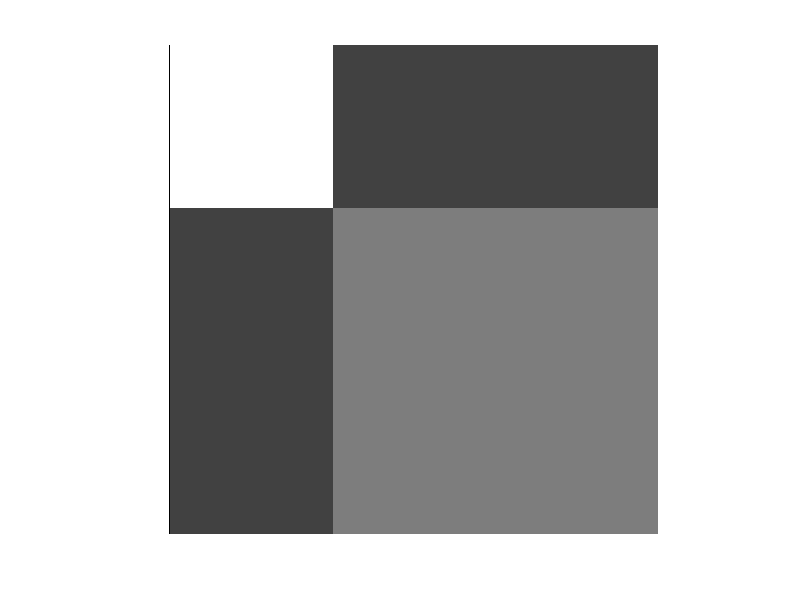

Write the MATLAB code that produced this figure.
clc;
clear;
filter = [0 1 0; 1 0 1; 0 1 0];
filter = filter/4;


H = fft2(filter);

abs(H)
imshow(abs(H));
% input_img = imread('16.png');
% output_img = filter2d_freq(input_img,filter);
% format short

